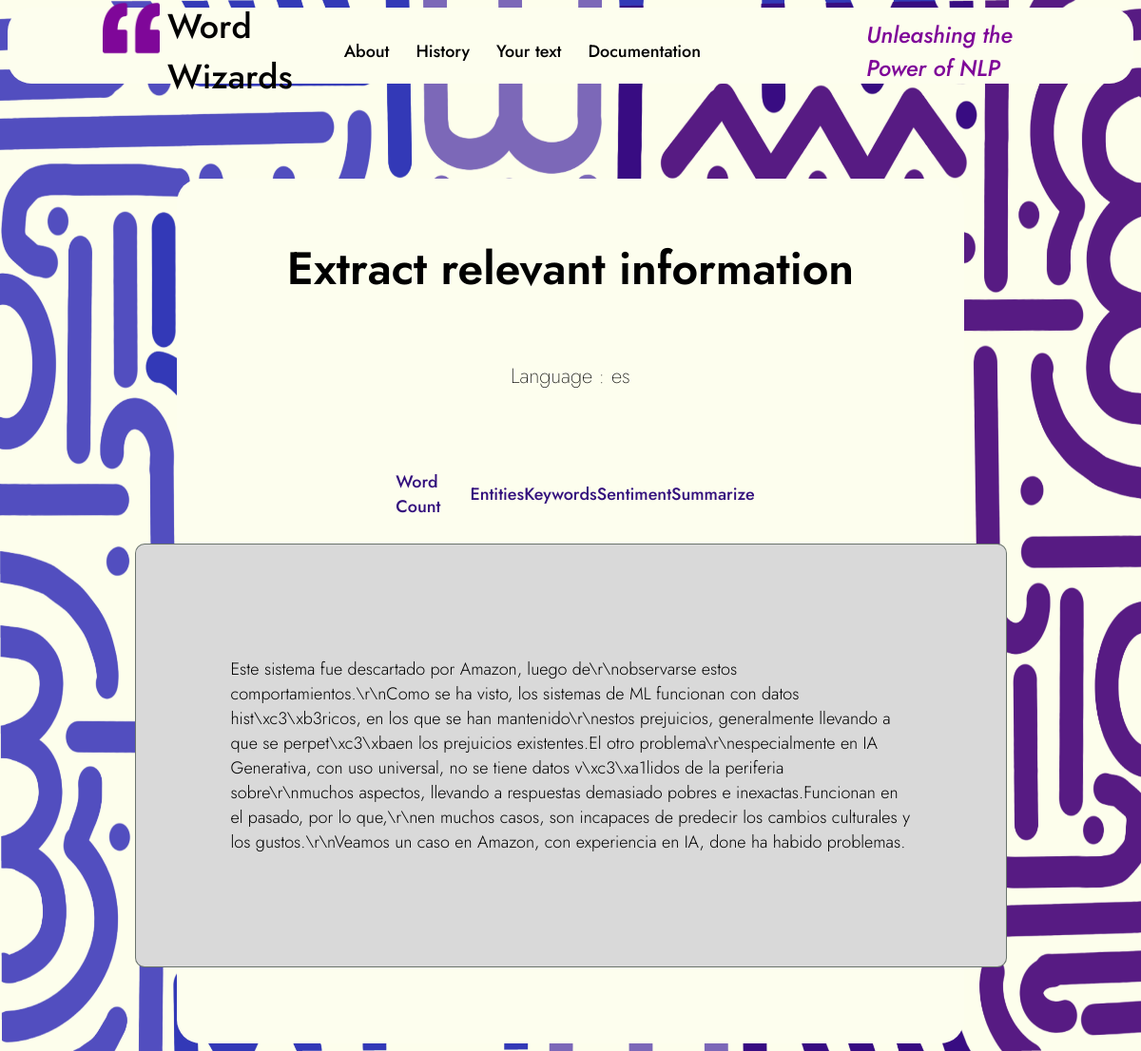
/analyze/summary/48, run on the app's committed database.
### src/sqlmodels/nlp_data.py (models this page shows)
class NLPData(SQLModel, table=True):
    nlp_data_id: Optional[int] = Field(default=None, primary_key=True)
    text: str = Field(index=True)
    lang: str = Field(index=True)
    tokens: List[str] = Field(sa_column=Column(JSON))
    word_count: int = Field(index=True)
    pos: List[Tuple[str, str]] = Field(sa_column=Column(JSON))
    entities: List[Tuple[str, str]] = Field(sa_column=Column(JSON))
    lemma: List[str] = Field(sa_column=Column(JSON))
    keywords: List[str] = Field(sa_column=Column(JSON))
    summary: str = Field(index=True)
    class Config:
        schema_extra = {
            "example": {
            }
        }

### src/routers/analyze.py (the view)
@analyze_route.get('/summary/{nlp_data_id}', response_class=HTMLResponse, response_model=NLPData, status_code=200,)
async def summarize(
    nlp_data_id : int,
    request: Request,
    db : Session
        = Depends(get_session)
)-> Jinja2Templates:
    nlp_data = NLPDataService(db).get_by_id_nlp_data(int(nlp_data_id))
    nlp_id = nlp_data.nlp_data_id
    summ = nlp_data.summary
    lang = nlp_data.lang
    return templates.TemplateResponse('./content/summary_page.html',
                                      {
                                          'request': request,
                                          'summary':summ,
                                          'lang':lang,
                                          'nlp_id': nlp_id
                                       })

### templates/content/summary_page.html
{% extends "analyze_menu.html" %}
{% block display %}
<p class="display-text-large">{{ summary }}</p>
{% endblock %}

### templates/analyze_menu.html
{% extends "home.html" %}
{% block content %}
<main>
    <section>
        <div class="content">
            <h1 class="titles">Extract relevant information</h1>
            <p class="lang"> Language : {{ lang }} </p>
        </div>
        <div class="content-main">
            <div class="main-nav-menu">
                <ul class="nav-links">
                    <li class="text"><a class="analy-links" href="{{ url_for('words_count', nlp_data_id=nlp_id or '') }}"><span>Word Count</span></a></li>
                    <li class="text"><a class="analy-links" href="{{ url_for('entities', nlp_data_id=nlp_id or '') }}"><span>Entities</span></a></li>
                    <li class="text"><a class="analy-links" href="{{ url_for('keywords', nlp_data_id=nlp_id or '') }}"><span>Keywords</span></a></li>
                    <li class="text"><a class="analy-links" href="#"><span>Sentiment</span></a></li>
                    <li class="text"><a class="analy-links" href="{{ url_for('summarize', nlp_data_id=nlp_id or '') }}"><span>Summarize</span></a></li>
                </ul>
            </div>
            <div class="main-display" >{% block display %} {% endblock %}</div>
        </div>
    </section>
</main>
{% endblock %}

### assets/static/home_styles.css (style rules this page uses)
ul { list-style: none; }
body { background-image: url('../images/Background.PNG'); background-repeat: no-repeat; background-attachment: fixed; background-size: 100% 100%; display: flex; align-items: center; justify-content: center; flex-direction: column; }
.nav-links { width: 100%; display: flex; height: 72px; align-items: center; justify-content: space-around; }
.text { color: #5AB1BB; font-family: Jost; font-size: 18px; font-style: normal; font-weight: 500; line-height: normal; }
.titles { color: #000; font-family: Jost; font-size: 48px; font-style: normal; font-weight: 600; line-height: normal; }
.lang { color: #000; font-family: Jost; font-size: 22px; font-style: normal; font-weight: 200; line-height: normal; }
.content { height: 100%; display: flex; align-items: center; justify-content: center; flex-direction: column; padding-top: 20px; padding-right: 100px; padding-bottom: 15px; padding-left: 100px; }
.main-nav-menu { width: 60%; display: block; padding-right: 70px; }
.main-display { display: flex; align-items: center; justify-content: center; padding: 100px; width: 715px; height: 168px; flex-shrink: 0; flex: 1; border-radius: 10px; border: 1px solid rgba(34, 49, 39, 0.60); background: #D9D9D9; }
.content-main { height: 100%; display: flex; align-items: center; flex-direction: column; justify-content: center; padding-top: 20px; padding-right: 100px; padding-bottom: 80px; padding-left: 100px; }
.analy-links { text-decoration: none; color: #330f7d; }
.display-text-large { color: #000; font-family: Jost; font-size: 18px; font-style: normal; font-weight: 300; line-height: normal; }

### data on the page
NLPData: lang "es", summary "Este sistema fue descartado por Amazon, luego de\\r\\nobservarse estos comportamientos.\\r\\nComo se ha visto, los sistemas de ML funcionan con datos hist\\xc3\\xb3ricos, en los que se han mantenido\\r\\nestos prejuicios, generalmente llevando a que se perpet\\xc3\\xbaen los prejuicios existentes.El otro problema\\r\\nespecialmente en IA Generativa, con uso universal, no se tiene datos v\\xc3\\xa1lidos de la periferia sobre\\r\\nmuchos aspectos, llevando a respuestas demasiado pobres e inexactas.Funcionan en el pasado, por lo que,\\r\\nen muchos casos, son incapaces de predecir los cambios culturales y los gustos.\\r\\nVeamos un caso en Amazon, con experiencia en IA, done ha habido problemas."
